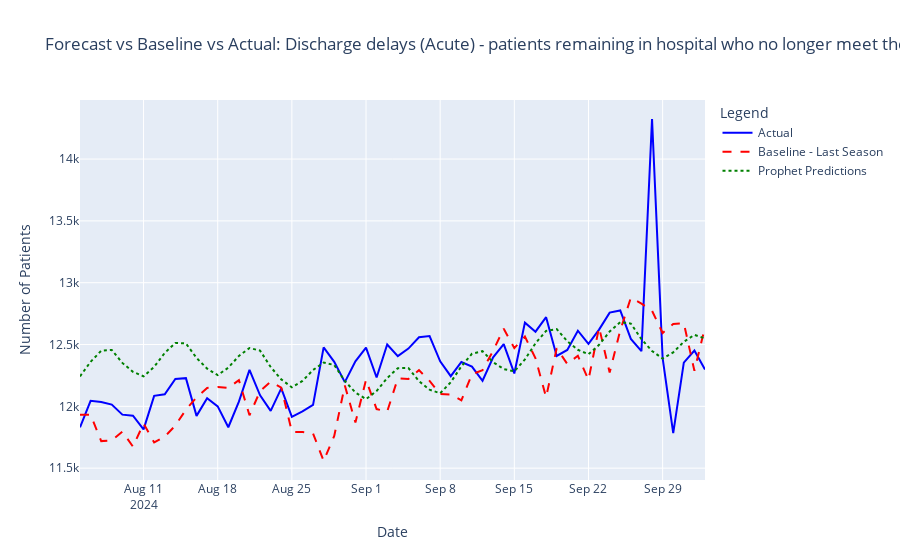

Notebook code cell kept with this figure:
### Code cell
import plotly.graph_objects as go

# Ensure test is available
if 'test' in globals() and not test.empty:
    # Filter for the first 30 days
    test_30 = test.iloc[0:60]

    # Create the interactive figure
    fig = go.Figure()

    # Add actual data
    fig.add_trace(go.Scatter(x=test_30["ds"], y=test_30["y"], mode='lines', name='Actual', line=dict(color='blue', width=2)))

    # Add baseline data (last season)
    fig.add_trace(go.Scatter(x=test_30["ds"], y=test_30["baseline_last_season"], mode='lines', name='Baseline - Last Season', 
                             line=dict(color='red', width=2, dash='dash')))

    # Add Prophet predictions
    fig.add_trace(go.Scatter(x=test_30["ds"], y=test_30["yhat"], mode='lines', name='Prophet Predictions', 
                             line=dict(color='green', width=2, dash='dot')))

    # Update layout for better visibility and interactivity
    fig.update_layout(
        title="Forecast vs Baseline vs Actual: Discharge delays (Acute) - patients remaining in hospital who no longer meet the criteria to reside",
        xaxis_title="Date",
        yaxis_title="Number of Patients",
        legend_title="Legend",
        xaxis=dict(showgrid=True, tickangle=0),
        yaxis=dict(showgrid=True),
        hovermode="x unified"
    )

    # Show the interactive plot
    fig.show()
else:
    print("Dataset 'test' is not available. Please upload the data.")
